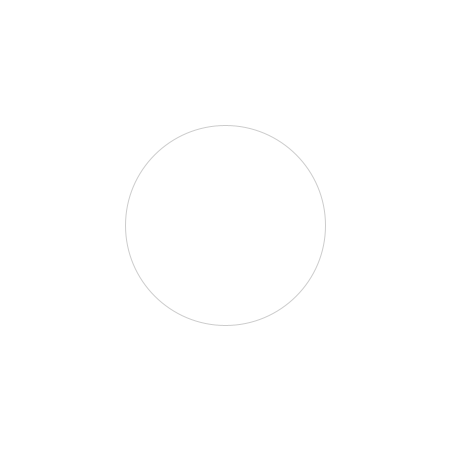
Frame 1 (no input)
Frame 60 (the mouse pressed at the canvas centre just before this capture): identical to frame 1, image omitted
Frame 120 (the mouse held since frame 60 and released just before this capture): identical to frame 1, image omitted

The Processing sketch that drew this single still picture (run headless with seeded random() and noise(); from frame 60 on, the mouse is pressed at the canvas centre):

// Processing sketch: conditional_if_else_statement
// ── conditional_if_else_statement.pde

// Global Variables
int clicks = 0;
color darkGray = color(0xCCCCCC, 255);


void setup () 
{
  size(450, 450);
  background(255);
}

void draw() 
{
  // clear the screen
  background(255);

  // conditional 'if - else' statements with value/variable 'clicks' 
  if (clicks == 1)  
  {
      // ellipse to red
      fill(255, 0, 0);
  }
  else if (clicks == 2)
  {
      // ellipse to green
      fill(0, 255, 0);   
  }
  else if (clicks == 3)
  {
      // ellipse to blue
      fill(0, 0, 255);
  }
  else if (clicks == 4)
  {
      // ellipse to blue
      fill(0, 0, 0);
  }   
  else
  {
      // ellipse to white
      fill(255, 255, 255);
  }

  // Draw a circle 
  stroke(darkGray);
  ellipse(width/2, height/2, 200, 200); 
}

// Mouse Clicks Listener
void mouseClicked() 
{
  // increment the click counter
  clicks++;
}
